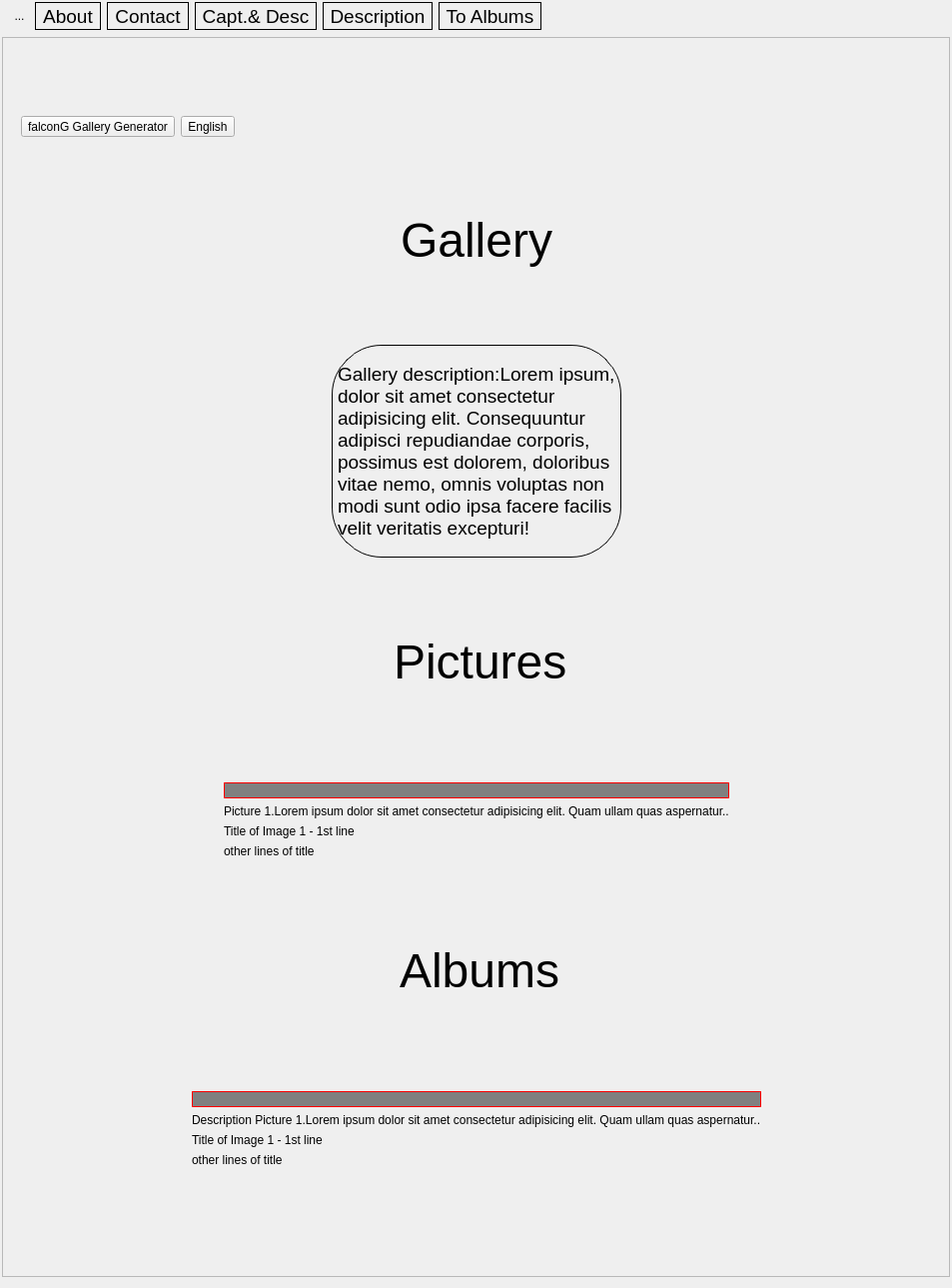
<?xml version="1.0" encoding="UTF-8"?>
<ui version="4.0">
 <class>Form</class>
 <widget class="QWidget" name="Form">
  <property name="geometry">
   <rect>
    <x>0</x>
    <y>0</y>
    <width>953</width>
    <height>1289</height>
   </rect>
  </property>
  <property name="windowTitle">
   <string>FalconG - Design form</string>
  </property>
  <layout class="QVBoxLayout" name="verticalLayout">
   <property name="leftMargin">
    <number>2</number>
   </property>
   <property name="topMargin">
    <number>1</number>
   </property>
   <property name="rightMargin">
    <number>2</number>
   </property>
   <item>
    <widget class="QWidget" name="widget" native="true">
     <property name="sizePolicy">
      <sizepolicy hsizetype="Expanding" vsizetype="Fixed">
       <horstretch>0</horstretch>
       <verstretch>0</verstretch>
      </sizepolicy>
     </property>
     <layout class="QHBoxLayout" name="horizontalLayout">
      <property name="leftMargin">
       <number>8</number>
      </property>
      <property name="topMargin">
       <number>1</number>
      </property>
      <property name="rightMargin">
       <number>1</number>
      </property>
      <property name="bottomMargin">
       <number>1</number>
      </property>
      <item>
       <widget class="QToolButton" name="btnDPUp">
        <property name="styleSheet">
         <string notr="true">border-radius:15px</string>
        </property>
        <property name="text">
         <string>...</string>
        </property>
        <property name="icon">
         <iconset resource="falcong.qrc">
          <normaloff>:/icons/Resources/moveup-icon.png</normaloff>:/icons/Resources/moveup-icon.png</iconset>
        </property>
       </widget>
      </item>
      <item>
       <widget class="QToolButton" name="btnDnMenu1">
        <property name="font">
         <font>
          <pointsize>14</pointsize>
         </font>
        </property>
        <property name="styleSheet">
         <string notr="true">#btnDnMenu1 { backround-color:#888; 
border: 1px solid black; 
border-radius:50%
}
QPushButton:pressed {
backgound-color:#666;
}</string>
        </property>
        <property name="text">
         <string>About</string>
        </property>
        <property name="toolButtonStyle">
         <enum>Qt::ToolButtonTextOnly</enum>
        </property>
       </widget>
      </item>
      <item>
       <widget class="QToolButton" name="btnDnMenu2">
        <property name="font">
         <font>
          <pointsize>14</pointsize>
         </font>
        </property>
        <property name="styleSheet">
         <string notr="true">#btnDnMenu2 { backround-color:#888; 
border: 1px solid black; 
border-radius:15px
}
#btnDnMenu2:pressed {
backgound-color:#666;
}</string>
        </property>
        <property name="text">
         <string>Contact</string>
        </property>
        <property name="toolButtonStyle">
         <enum>Qt::ToolButtonTextOnly</enum>
        </property>
       </widget>
      </item>
      <item>
       <widget class="QToolButton" name="btnDnMenu3">
        <property name="font">
         <font>
          <pointsize>14</pointsize>
         </font>
        </property>
        <property name="styleSheet">
         <string notr="true">#btnDnMenu3 { backround-color:#888; 
border: 1px solid black; 
border-radius:15px
}
#btnDnMenu3:pressed {
backgound-color:#666;
}</string>
        </property>
        <property name="text">
         <string>Capt.&amp;&amp; Desc</string>
        </property>
        <property name="toolButtonStyle">
         <enum>Qt::ToolButtonTextOnly</enum>
        </property>
       </widget>
      </item>
      <item>
       <widget class="QToolButton" name="btnDnMenu4">
        <property name="font">
         <font>
          <pointsize>14</pointsize>
         </font>
        </property>
        <property name="styleSheet">
         <string notr="true">#btnDnMenu4 { backround-color:#888; 
border: 1px solid black; 
border-radius:15px
}
#btnDnMenu4:pressed {
backgound-color:#666;
}</string>
        </property>
        <property name="text">
         <string>Description</string>
        </property>
        <property name="toolButtonStyle">
         <enum>Qt::ToolButtonTextOnly</enum>
        </property>
       </widget>
      </item>
      <item>
       <widget class="QToolButton" name="btnDnMenu5">
        <property name="font">
         <font>
          <pointsize>14</pointsize>
         </font>
        </property>
        <property name="styleSheet">
         <string notr="true">#btnDnMenu5 { backround-color:#888; 
border: 1px solid black; 
border-radius:15px
}
#btnDnMenu5:pressed {
backgound-color:#666;
}</string>
        </property>
        <property name="text">
         <string>To Albums</string>
        </property>
        <property name="toolButtonStyle">
         <enum>Qt::ToolButtonTextOnly</enum>
        </property>
       </widget>
      </item>
      <item>
       <spacer name="horizontalSpacer">
        <property name="orientation">
         <enum>Qt::Horizontal</enum>
        </property>
        <property name="sizeHint" stdset="0">
         <size>
          <width>40</width>
          <height>20</height>
         </size>
        </property>
       </spacer>
      </item>
     </layout>
    </widget>
   </item>
   <item>
    <widget class="QScrollArea" name="scrollArea">
     <property name="widgetResizable">
      <bool>true</bool>
     </property>
     <widget class="QWidget" name="scrollAreaWidgetContents">
      <property name="geometry">
       <rect>
        <x>0</x>
        <y>0</y>
        <width>930</width>
        <height>1454</height>
       </rect>
      </property>
      <layout class="QVBoxLayout" name="verticalLayout_2">
       <item>
        <widget class="QWidget" name="widget_5" native="true">
         <property name="sizePolicy">
          <sizepolicy hsizetype="Preferred" vsizetype="Fixed">
           <horstretch>0</horstretch>
           <verstretch>0</verstretch>
          </sizepolicy>
         </property>
         <layout class="QHBoxLayout" name="horizontalLayout_10">
          <property name="spacing">
           <number>6</number>
          </property>
          <property name="topMargin">
           <number>0</number>
          </property>
          <property name="bottomMargin">
           <number>0</number>
          </property>
          <item>
           <widget class="QToolButton" name="btnDnName">
            <property name="styleSheet">
             <string notr="true">#btnName {
		color:blue;
		text-alignment:left;
		text-decoration:underline;
		text-align:left;
}</string>
            </property>
            <property name="text">
             <string>falconG Gallery Generator</string>
            </property>
            <property name="toolButtonStyle">
             <enum>Qt::ToolButtonTextOnly</enum>
            </property>
           </widget>
          </item>
          <item>
           <widget class="QToolButton" name="btnDnLang">
            <property name="text">
             <string>English</string>
            </property>
            <property name="toolButtonStyle">
             <enum>Qt::ToolButtonTextOnly</enum>
            </property>
           </widget>
          </item>
          <item>
           <spacer name="horizontalSpacer_16">
            <property name="orientation">
             <enum>Qt::Horizontal</enum>
            </property>
            <property name="sizeHint" stdset="0">
             <size>
              <width>20</width>
              <height>5</height>
             </size>
            </property>
           </spacer>
          </item>
         </layout>
        </widget>
       </item>
       <item>
        <widget class="QWidget" name="pnlDnGalleryTitle" native="true">
         <property name="sizePolicy">
          <sizepolicy hsizetype="Preferred" vsizetype="Fixed">
           <horstretch>0</horstretch>
           <verstretch>0</verstretch>
          </sizepolicy>
         </property>
         <layout class="QHBoxLayout" name="horizontalLayout_2">
          <property name="spacing">
           <number>1</number>
          </property>
          <property name="leftMargin">
           <number>9</number>
          </property>
          <property name="topMargin">
           <number>1</number>
          </property>
          <property name="bottomMargin">
           <number>1</number>
          </property>
          <item>
           <spacer name="horizontalSpacer_2">
            <property name="orientation">
             <enum>Qt::Horizontal</enum>
            </property>
            <property name="sizeHint" stdset="0">
             <size>
              <width>20</width>
              <height>40</height>
             </size>
            </property>
           </spacer>
          </item>
          <item>
           <widget class="QLabel" name="lblDnGallery">
            <property name="font">
             <font>
              <pointsize>36</pointsize>
             </font>
            </property>
            <property name="text">
             <string>Gallery</string>
            </property>
           </widget>
          </item>
          <item>
           <spacer name="horizontalSpacer_3">
            <property name="orientation">
             <enum>Qt::Horizontal</enum>
            </property>
            <property name="sizeHint" stdset="0">
             <size>
              <width>20</width>
              <height>40</height>
             </size>
            </property>
           </spacer>
          </item>
         </layout>
        </widget>
       </item>
       <item>
        <widget class="QWidget" name="pnlDnGalleryDescription" native="true">
         <property name="sizePolicy">
          <sizepolicy hsizetype="Preferred" vsizetype="Fixed">
           <horstretch>0</horstretch>
           <verstretch>0</verstretch>
          </sizepolicy>
         </property>
         <layout class="QHBoxLayout" name="horizontalLayout_3">
          <property name="spacing">
           <number>1</number>
          </property>
          <property name="topMargin">
           <number>1</number>
          </property>
          <property name="bottomMargin">
           <number>1</number>
          </property>
          <item>
           <spacer name="horizontalSpacer_4">
            <property name="orientation">
             <enum>Qt::Horizontal</enum>
            </property>
            <property name="sizeHint" stdset="0">
             <size>
              <width>20</width>
              <height>213</height>
             </size>
            </property>
           </spacer>
          </item>
          <item>
           <widget class="QLabel" name="lblDnGalleryDescription">
            <property name="font">
             <font>
              <pointsize>14</pointsize>
             </font>
            </property>
            <property name="styleSheet">
             <string notr="true">#lblDnGalleryDescription{
	border-radius:50px;
	border: 1px solid black;
	background color:transparent;
}</string>
            </property>
            <property name="frameShape">
             <enum>QFrame::NoFrame</enum>
            </property>
            <property name="text">
             <string>&lt;html&gt;&lt;head/&gt;&lt;body&gt;&lt;p&gt;Gallery description:Lorem ipsum, dolor sit amet consectetur adipisicing elit. Consequuntur adipisci repudiandae corporis, possimus est dolorem, doloribus vitae nemo, omnis voluptas non modi sunt odio ipsa facere facilis velit veritatis excepturi! &lt;/p&gt;&lt;/body&gt;&lt;/html&gt;</string>
            </property>
            <property name="wordWrap">
             <bool>true</bool>
            </property>
            <property name="margin">
             <number>8</number>
            </property>
           </widget>
          </item>
          <item>
           <spacer name="horizontalSpacer_5">
            <property name="orientation">
             <enum>Qt::Horizontal</enum>
            </property>
            <property name="sizeHint" stdset="0">
             <size>
              <width>20</width>
              <height>213</height>
             </size>
            </property>
           </spacer>
          </item>
         </layout>
        </widget>
       </item>
       <item>
        <widget class="QWidget" name="pnlPictureSectionHeader" native="true">
         <property name="sizePolicy">
          <sizepolicy hsizetype="Preferred" vsizetype="Fixed">
           <horstretch>0</horstretch>
           <verstretch>0</verstretch>
          </sizepolicy>
         </property>
         <property name="font">
          <font>
           <pointsize>36</pointsize>
          </font>
         </property>
         <layout class="QHBoxLayout" name="horizontalLayout_4">
          <property name="spacing">
           <number>1</number>
          </property>
          <property name="topMargin">
           <number>1</number>
          </property>
          <property name="rightMargin">
           <number>1</number>
          </property>
          <item>
           <spacer name="horizontalSpacer_6">
            <property name="orientation">
             <enum>Qt::Horizontal</enum>
            </property>
            <property name="sizeHint" stdset="0">
             <size>
              <width>20</width>
              <height>5</height>
             </size>
            </property>
           </spacer>
          </item>
          <item>
           <widget class="QLabel" name="lblPictureSectionLabel">
            <property name="sizePolicy">
             <sizepolicy hsizetype="Minimum" vsizetype="Expanding">
              <horstretch>0</horstretch>
              <verstretch>0</verstretch>
             </sizepolicy>
            </property>
            <property name="text">
             <string>Pictures</string>
            </property>
           </widget>
          </item>
          <item>
           <spacer name="horizontalSpacer_7">
            <property name="orientation">
             <enum>Qt::Horizontal</enum>
            </property>
            <property name="sizeHint" stdset="0">
             <size>
              <width>20</width>
              <height>5</height>
             </size>
            </property>
           </spacer>
          </item>
         </layout>
        </widget>
       </item>
       <item>
        <widget class="QWidget" name="pnlDnImage1" native="true">
         <property name="sizePolicy">
          <sizepolicy hsizetype="Preferred" vsizetype="Fixed">
           <horstretch>0</horstretch>
           <verstretch>0</verstretch>
          </sizepolicy>
         </property>
         <property name="styleSheet">
          <string notr="true"/>
         </property>
         <layout class="QGridLayout" name="gridLayout">
          <item row="3" column="0" colspan="2">
           <spacer name="horizontalSpacer_14">
            <property name="orientation">
             <enum>Qt::Horizontal</enum>
            </property>
            <property name="sizeHint" stdset="0">
             <size>
              <width>20</width>
              <height>5</height>
             </size>
            </property>
           </spacer>
          </item>
          <item row="2" column="3" colspan="2">
           <spacer name="horizontalSpacer_13">
            <property name="orientation">
             <enum>Qt::Horizontal</enum>
            </property>
            <property name="sizeHint" stdset="0">
             <size>
              <width>20</width>
              <height>5</height>
             </size>
            </property>
           </spacer>
          </item>
          <item row="1" column="0" colspan="2">
           <spacer name="horizontalSpacer_10">
            <property name="orientation">
             <enum>Qt::Horizontal</enum>
            </property>
            <property name="sizeHint" stdset="0">
             <size>
              <width>20</width>
              <height>5</height>
             </size>
            </property>
           </spacer>
          </item>
          <item row="2" column="2">
           <widget class="QLabel" name="label_2">
            <property name="text">
             <string>Title of Image 1 - 1st line</string>
            </property>
           </widget>
          </item>
          <item row="1" column="3" colspan="2">
           <spacer name="horizontalSpacer_11">
            <property name="sizePolicy">
             <sizepolicy hsizetype="Minimum" vsizetype="Minimum">
              <horstretch>0</horstretch>
              <verstretch>0</verstretch>
             </sizepolicy>
            </property>
            <property name="orientation">
             <enum>Qt::Horizontal</enum>
            </property>
            <property name="sizeHint" stdset="0">
             <size>
              <width>17</width>
              <height>5</height>
             </size>
            </property>
           </spacer>
          </item>
          <item row="1" column="2">
           <widget class="QLabel" name="label">
            <property name="sizePolicy">
             <sizepolicy hsizetype="Preferred" vsizetype="Fixed">
              <horstretch>0</horstretch>
              <verstretch>0</verstretch>
             </sizepolicy>
            </property>
            <property name="text">
             <string>Picture 1.Lorem ipsum dolor sit amet consectetur adipisicing elit. Quam ullam quas aspernatur..</string>
            </property>
           </widget>
          </item>
          <item row="0" column="4">
           <spacer name="horizontalSpacer_9">
            <property name="orientation">
             <enum>Qt::Horizontal</enum>
            </property>
            <property name="sizeHint" stdset="0">
             <size>
              <width>20</width>
              <height>5</height>
             </size>
            </property>
           </spacer>
          </item>
          <item row="0" column="0">
           <spacer name="horizontalSpacer_8">
            <property name="orientation">
             <enum>Qt::Horizontal</enum>
            </property>
            <property name="sizeHint" stdset="0">
             <size>
              <width>20</width>
              <height>5</height>
             </size>
            </property>
           </spacer>
          </item>
          <item row="3" column="2">
           <widget class="QLabel" name="label_3">
            <property name="text">
             <string>other lines of title</string>
            </property>
           </widget>
          </item>
          <item row="0" column="2">
           <widget class="QWidget" name="pnlDnImageP" native="true">
            <property name="styleSheet">
             <string notr="true">#pnlDnImageP
{
	border: 1px solid red;
	border-radius 15%;
	background:gray;
}</string>
            </property>
            <layout class="QHBoxLayout" name="horizontalLayout_5">
             <property name="spacing">
              <number>1</number>
             </property>
             <property name="leftMargin">
              <number>1</number>
             </property>
             <property name="topMargin">
              <number>1</number>
             </property>
             <property name="rightMargin">
              <number>1</number>
             </property>
             <property name="bottomMargin">
              <number>1</number>
             </property>
             <item>
              <widget class="QLabel" name="lblDnImageP">
               <property name="sizePolicy">
                <sizepolicy hsizetype="Expanding" vsizetype="Expanding">
                 <horstretch>0</horstretch>
                 <verstretch>0</verstretch>
                </sizepolicy>
               </property>
               <property name="styleSheet">
                <string notr="true"/>
               </property>
               <property name="text">
                <string/>
               </property>
               <property name="pixmap">
                <pixmap resource="falcong.qrc">:/Preview/Resources/placeholder.jpg</pixmap>
               </property>
              </widget>
             </item>
            </layout>
           </widget>
          </item>
          <item row="2" column="0" colspan="2">
           <spacer name="horizontalSpacer_12">
            <property name="orientation">
             <enum>Qt::Horizontal</enum>
            </property>
            <property name="sizeHint" stdset="0">
             <size>
              <width>17</width>
              <height>5</height>
             </size>
            </property>
           </spacer>
          </item>
          <item row="3" column="3" colspan="2">
           <spacer name="horizontalSpacer_15">
            <property name="orientation">
             <enum>Qt::Horizontal</enum>
            </property>
            <property name="sizeHint" stdset="0">
             <size>
              <width>14</width>
              <height>5</height>
             </size>
            </property>
           </spacer>
          </item>
         </layout>
        </widget>
       </item>
       <item>
        <widget class="QWidget" name="pnlAlbumSectionHeader" native="true">
         <property name="sizePolicy">
          <sizepolicy hsizetype="Preferred" vsizetype="Fixed">
           <horstretch>0</horstretch>
           <verstretch>0</verstretch>
          </sizepolicy>
         </property>
         <property name="font">
          <font>
           <pointsize>36</pointsize>
          </font>
         </property>
         <layout class="QHBoxLayout" name="horizontalLayout_9">
          <property name="spacing">
           <number>1</number>
          </property>
          <property name="topMargin">
           <number>1</number>
          </property>
          <property name="rightMargin">
           <number>1</number>
          </property>
          <item>
           <spacer name="horizontalSpacer_25">
            <property name="orientation">
             <enum>Qt::Horizontal</enum>
            </property>
            <property name="sizeHint" stdset="0">
             <size>
              <width>40</width>
              <height>20</height>
             </size>
            </property>
           </spacer>
          </item>
          <item>
           <widget class="QLabel" name="lblAlbumSectionLabel">
            <property name="sizePolicy">
             <sizepolicy hsizetype="Minimum" vsizetype="Expanding">
              <horstretch>0</horstretch>
              <verstretch>0</verstretch>
             </sizepolicy>
            </property>
            <property name="text">
             <string>Albums</string>
            </property>
           </widget>
          </item>
          <item>
           <spacer name="horizontalSpacer_26">
            <property name="orientation">
             <enum>Qt::Horizontal</enum>
            </property>
            <property name="sizeHint" stdset="0">
             <size>
              <width>40</width>
              <height>20</height>
             </size>
            </property>
           </spacer>
          </item>
         </layout>
        </widget>
       </item>
       <item>
        <widget class="QWidget" name="pnlDnImage1_3" native="true">
         <property name="sizePolicy">
          <sizepolicy hsizetype="Preferred" vsizetype="Fixed">
           <horstretch>0</horstretch>
           <verstretch>0</verstretch>
          </sizepolicy>
         </property>
         <property name="styleSheet">
          <string notr="true"/>
         </property>
         <layout class="QGridLayout" name="gridLayout_2">
          <item row="4" column="1" colspan="2">
           <widget class="QWidget" name="pnlPictureSectionHeader_3" native="true">
            <property name="sizePolicy">
             <sizepolicy hsizetype="Preferred" vsizetype="Fixed">
              <horstretch>0</horstretch>
              <verstretch>0</verstretch>
             </sizepolicy>
            </property>
            <property name="font">
             <font>
              <pointsize>36</pointsize>
             </font>
            </property>
            <layout class="QHBoxLayout" name="horizontalLayout_8">
             <property name="spacing">
              <number>1</number>
             </property>
             <property name="topMargin">
              <number>1</number>
             </property>
             <property name="rightMargin">
              <number>1</number>
             </property>
            </layout>
           </widget>
          </item>
          <item row="0" column="0">
           <spacer name="horizontalSpacer_17">
            <property name="orientation">
             <enum>Qt::Horizontal</enum>
            </property>
            <property name="sizeHint" stdset="0">
             <size>
              <width>20</width>
              <height>5</height>
             </size>
            </property>
           </spacer>
          </item>
          <item row="3" column="3" colspan="2">
           <spacer name="horizontalSpacer_18">
            <property name="orientation">
             <enum>Qt::Horizontal</enum>
            </property>
            <property name="sizeHint" stdset="0">
             <size>
              <width>14</width>
              <height>5</height>
             </size>
            </property>
           </spacer>
          </item>
          <item row="0" column="4">
           <spacer name="horizontalSpacer_19">
            <property name="orientation">
             <enum>Qt::Horizontal</enum>
            </property>
            <property name="sizeHint" stdset="0">
             <size>
              <width>20</width>
              <height>5</height>
             </size>
            </property>
           </spacer>
          </item>
          <item row="2" column="2">
           <widget class="QLabel" name="label_4">
            <property name="text">
             <string>Title of Image 1 - 1st line</string>
            </property>
           </widget>
          </item>
          <item row="3" column="0" colspan="2">
           <spacer name="horizontalSpacer_20">
            <property name="orientation">
             <enum>Qt::Horizontal</enum>
            </property>
            <property name="sizeHint" stdset="0">
             <size>
              <width>20</width>
              <height>5</height>
             </size>
            </property>
           </spacer>
          </item>
          <item row="1" column="0" colspan="2">
           <spacer name="horizontalSpacer_21">
            <property name="orientation">
             <enum>Qt::Horizontal</enum>
            </property>
            <property name="sizeHint" stdset="0">
             <size>
              <width>20</width>
              <height>5</height>
             </size>
            </property>
           </spacer>
          </item>
          <item row="0" column="2">
           <widget class="QWidget" name="pnlDnImageA" native="true">
            <property name="styleSheet">
             <string notr="true">#pnlDnImageA
{
	border: 1px solid red;
	border-radius 15%;
	background:gray;
}</string>
            </property>
            <layout class="QHBoxLayout" name="horizontalLayout_6">
             <property name="spacing">
              <number>1</number>
             </property>
             <property name="leftMargin">
              <number>1</number>
             </property>
             <property name="topMargin">
              <number>1</number>
             </property>
             <property name="rightMargin">
              <number>1</number>
             </property>
             <property name="bottomMargin">
              <number>1</number>
             </property>
             <item>
              <widget class="QLabel" name="lblDnImageA">
               <property name="sizePolicy">
                <sizepolicy hsizetype="Expanding" vsizetype="Expanding">
                 <horstretch>0</horstretch>
                 <verstretch>0</verstretch>
                </sizepolicy>
               </property>
               <property name="styleSheet">
                <string notr="true"/>
               </property>
               <property name="text">
                <string/>
               </property>
               <property name="pixmap">
                <pixmap resource="falcong.qrc">:/Preview/Resources/placeholder.jpg</pixmap>
               </property>
              </widget>
             </item>
            </layout>
           </widget>
          </item>
          <item row="2" column="3" colspan="2">
           <spacer name="horizontalSpacer_22">
            <property name="orientation">
             <enum>Qt::Horizontal</enum>
            </property>
            <property name="sizeHint" stdset="0">
             <size>
              <width>20</width>
              <height>5</height>
             </size>
            </property>
           </spacer>
          </item>
          <item row="1" column="3" colspan="2">
           <spacer name="horizontalSpacer_23">
            <property name="sizePolicy">
             <sizepolicy hsizetype="Minimum" vsizetype="Minimum">
              <horstretch>0</horstretch>
              <verstretch>0</verstretch>
             </sizepolicy>
            </property>
            <property name="orientation">
             <enum>Qt::Horizontal</enum>
            </property>
            <property name="sizeHint" stdset="0">
             <size>
              <width>17</width>
              <height>5</height>
             </size>
            </property>
           </spacer>
          </item>
          <item row="2" column="0" colspan="2">
           <spacer name="horizontalSpacer_24">
            <property name="orientation">
             <enum>Qt::Horizontal</enum>
            </property>
            <property name="sizeHint" stdset="0">
             <size>
              <width>17</width>
              <height>5</height>
             </size>
            </property>
           </spacer>
          </item>
          <item row="3" column="2">
           <widget class="QLabel" name="label_5">
            <property name="text">
             <string>other lines of title</string>
            </property>
           </widget>
          </item>
          <item row="1" column="2">
           <widget class="QLabel" name="label_6">
            <property name="sizePolicy">
             <sizepolicy hsizetype="Preferred" vsizetype="Fixed">
              <horstretch>0</horstretch>
              <verstretch>0</verstretch>
             </sizepolicy>
            </property>
            <property name="text">
             <string>Description Picture 1.Lorem ipsum dolor sit amet consectetur adipisicing elit. Quam ullam quas aspernatur..</string>
            </property>
           </widget>
          </item>
         </layout>
        </widget>
       </item>
      </layout>
     </widget>
    </widget>
   </item>
  </layout>
 </widget>
 <resources>
  <include location="falcong.qrc"/>
  <include location="falcong.qrc"/>
 </resources>
 <connections/>
</ui>
